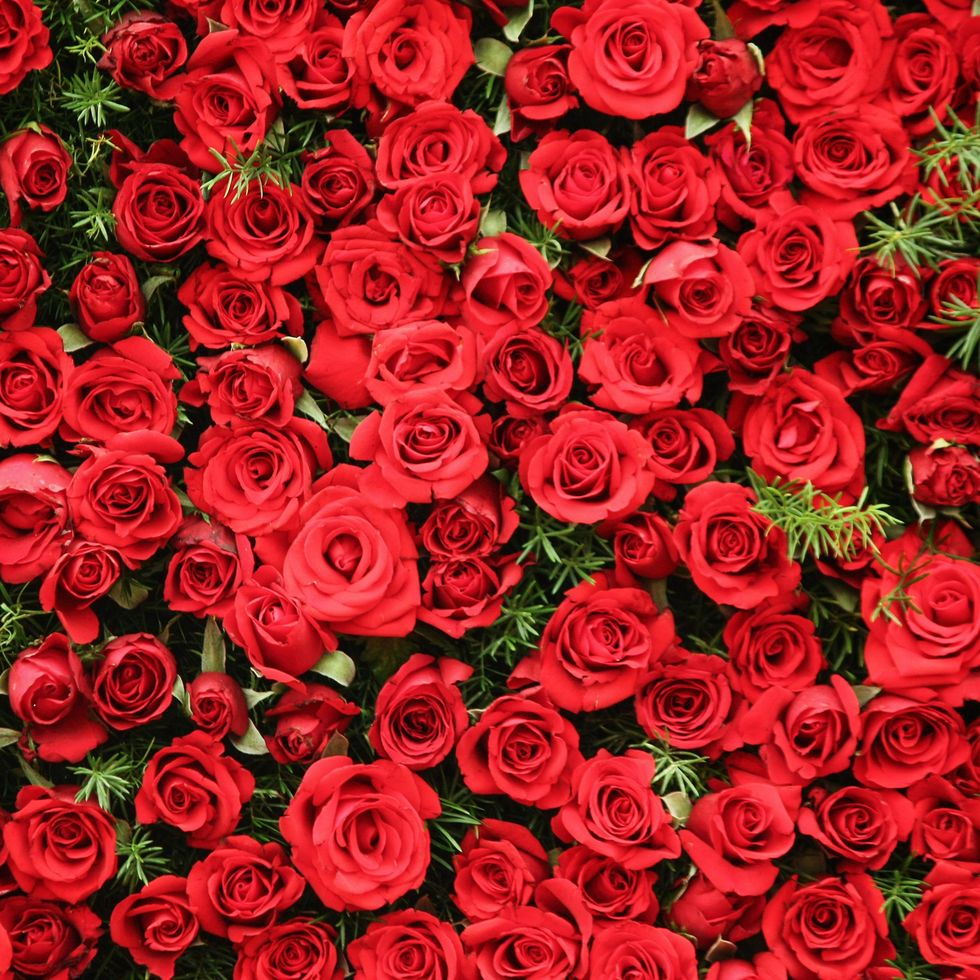
#> input picture Image_Processing/TUẦN 5 - FEATURE EXTRACTION/Code/IMG/rose.jpg, 980 x 980 px, found by its file name
$ python KMEC_color_extraction.py
#> lines starting #> are read from the running program, lines starting #| are printed output that depends on the picture
import numpy as np
import cv2
from matplotlib import pyplot as plt
from sklearn.cluster import KMeans

def extract_colors(image_path, k=6):
    # Đọc hình ảnh
#> called with image_path = 'IMG/rose.jpg', k = 6
    img = cv2.imread(image_path)
#> img is the input picture: shape (980, 980, 3); mean B, G, R 33.5, 33, 160.6

    # Chuyển đổi các giá trị màu từ BGR sang RGB
    img = cv2.cvtColor(img, cv2.COLOR_BGR2RGB)

    # Chuyển đổi hình ảnh thành mảng 2D có 3 cột
    pixels = img.reshape(-1, 3)

    # Áp dụng thuật toán KMeans để phân cụm các giá trị màu
    kmeans = KMeans(n_clusters=k)
    kmeans.fit(pixels)

    # Trích xuất các giá trị màu của các trung tâm cụm
    colors = kmeans.cluster_centers_.astype(int)

    return colors

def plot_colors(colors):

    # Tạo một biểu đồ dạng swatch với các màu được trích xuất
    plt.imshow([colors], aspect='auto')
    plt.axis('off')

    plt.show()
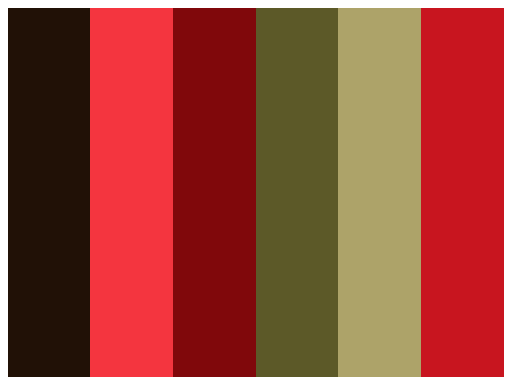
#> figure drawn by matplotlib, 1 panel

if __name__ == "__main__":
    # Đường dẫn của hình ảnh
    image_path = 'IMG/rose.jpg'

    # Số lượng cụm cần phân
    k = 6

    # Trích xuất các màu và vẽ biểu đồ
    colors = extract_colors(image_path, k)
    plot_colors(colors)

$ run again, with Image_Processing/TUẦN 5 - FEATURE EXTRACTION/Code/IMG/person.jpg copied over Image_Processing/TUẦN 5 - FEATURE EXTRACTION/Code/IMG/rose.jpg
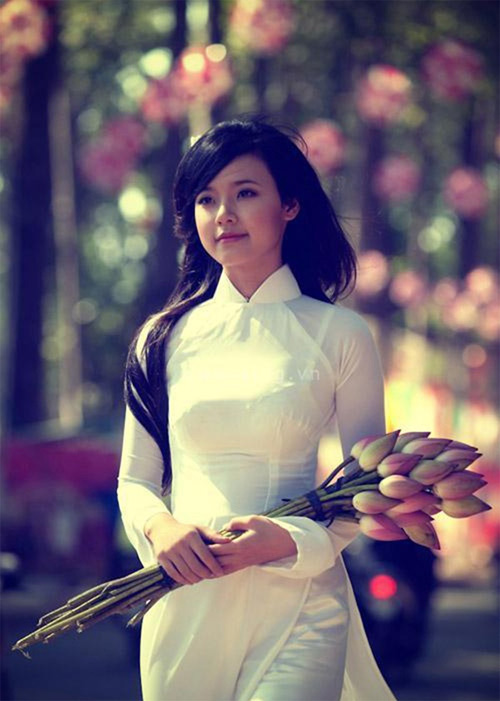
#> input picture Image_Processing/TUẦN 5 - FEATURE EXTRACTION/Code/IMG/person.jpg, 500 x 701 px, found by its file name
#> in extract_colors, img is the input picture: shape (701, 500, 3); mean B, G, R 113.6, 101.8, 113.8
#> in plot_colors, `plt.show()`:
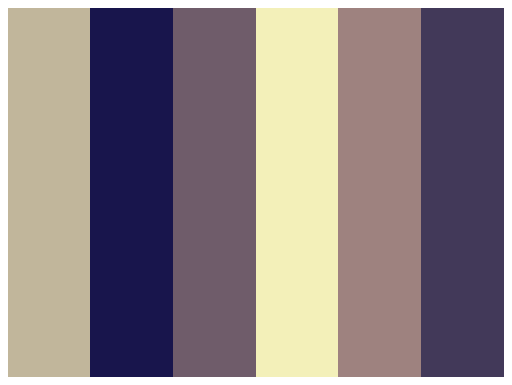
#> figure drawn by matplotlib, 1 panel
